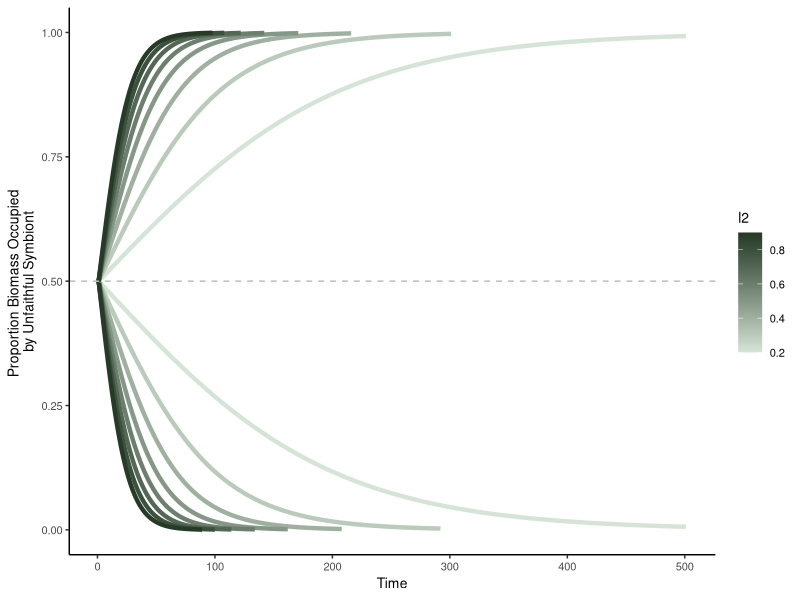
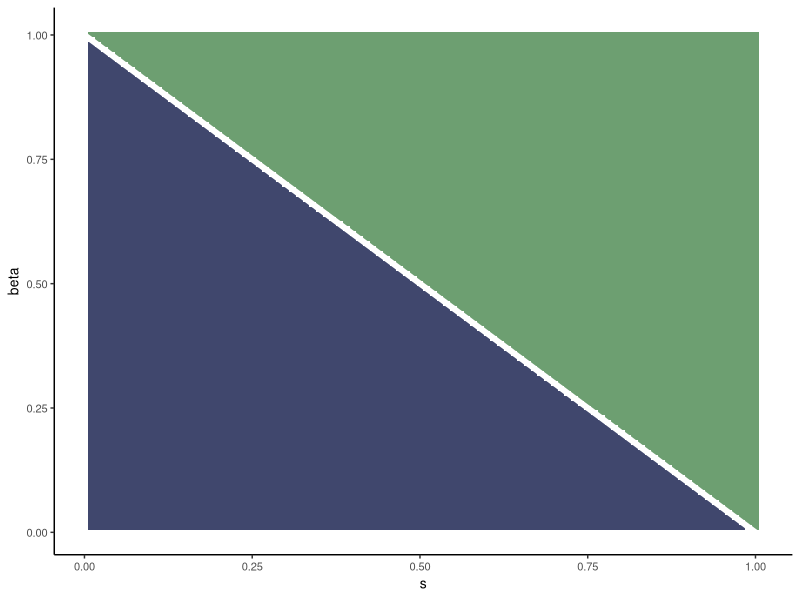
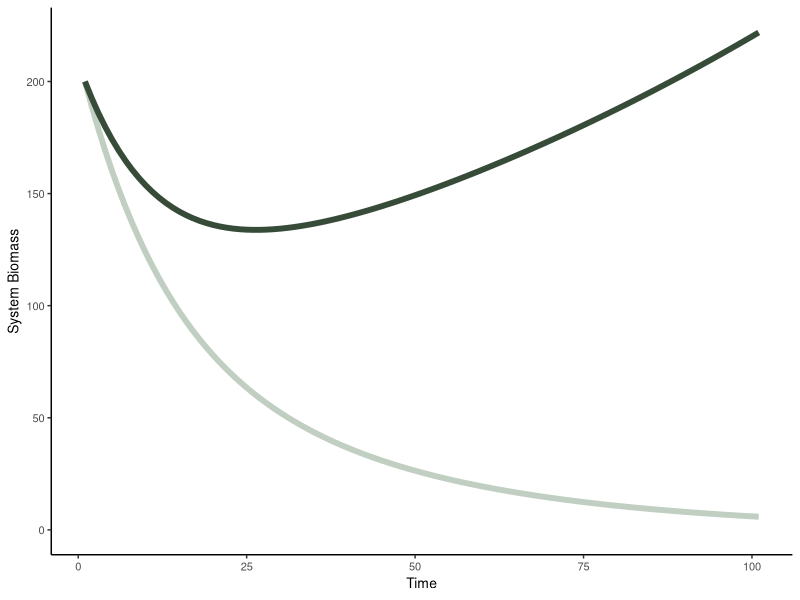
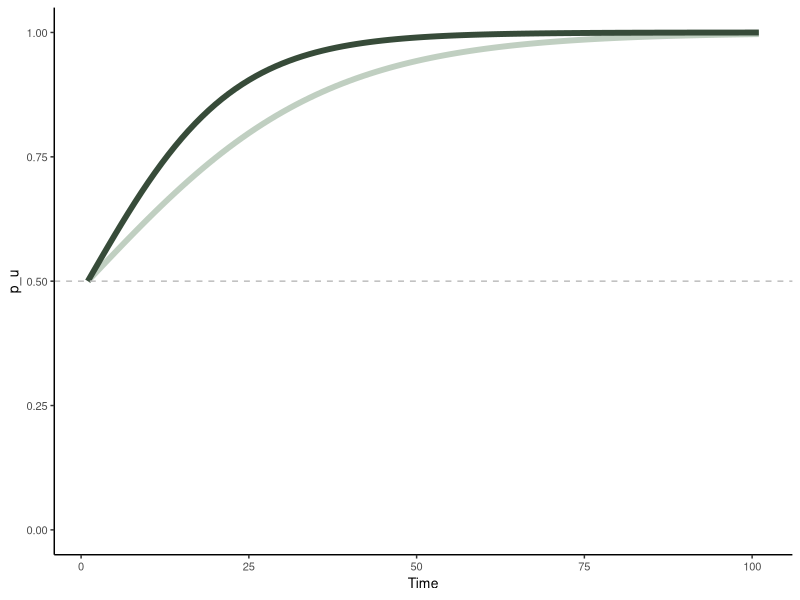
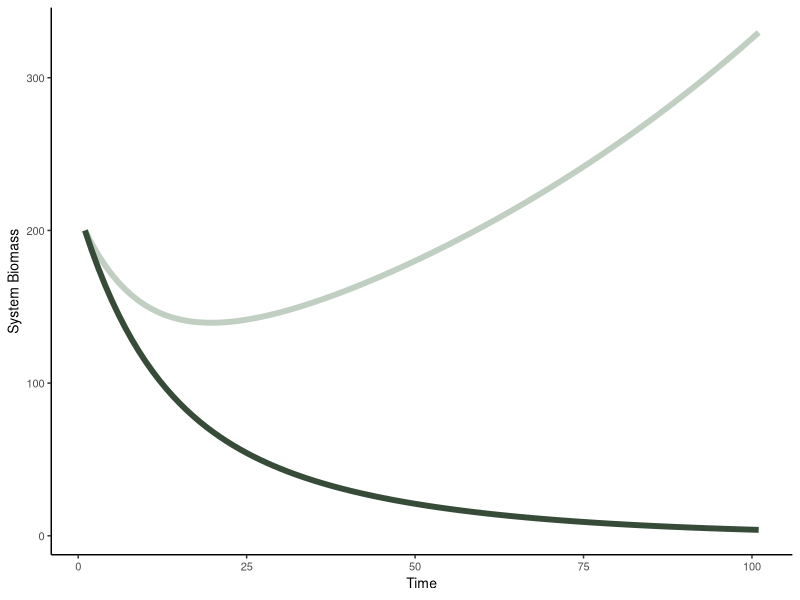
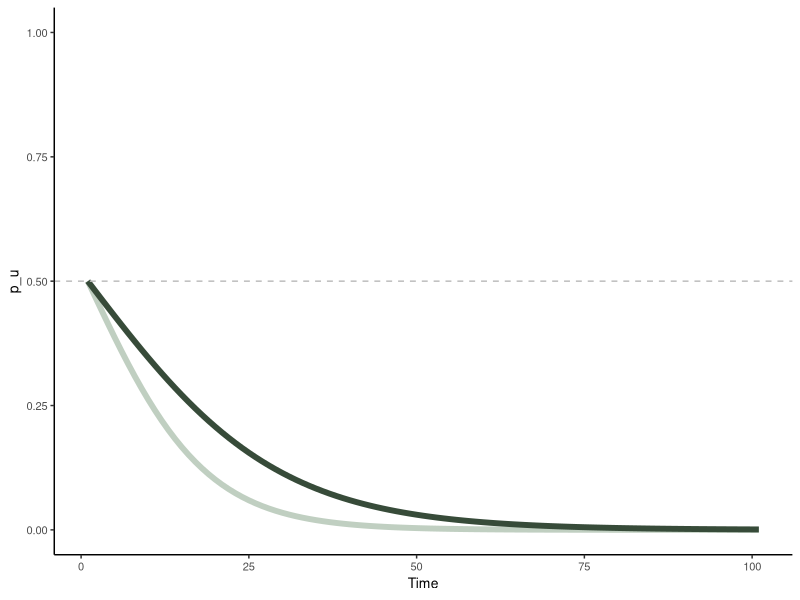
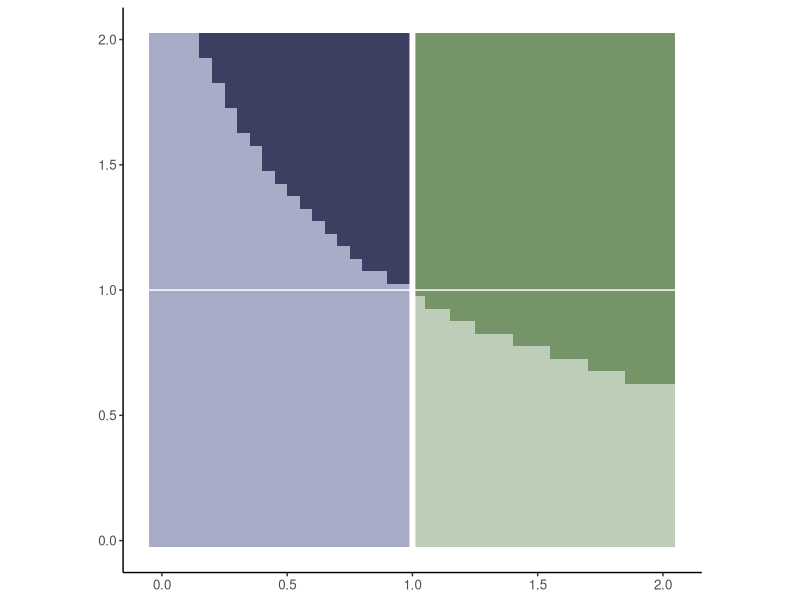
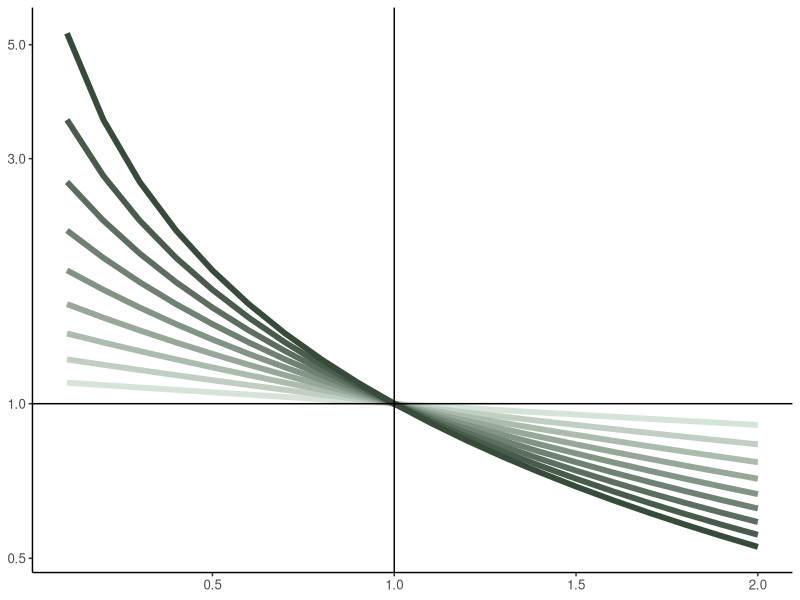

Reproduce these figures in R, in order.
#################################################
####### CREATE PROJECT FIGURES ##################
#################################################
library(tidyverse)


### regardless of leaver rate, s and beta are the only parameters that matter for 
#determining dominance

#stability only depends on whether s + b <= 1


#pair this plot with actual runs with different leaver rates
#GET OVER TIME SYSTEM BEHAVIOR
zoox_trajectory <- function(maxt, P, l1, l2, d, b){
  t = 1 #initial time
  while(t <= maxt){
    p1_t <- as.numeric(P[t,1])
    p2_t <- as.numeric(P[t,2])
    p1_tp1 <- round(p1_t*(1+(l1*(d + b - 1)))/(1+(((l1*p1_t) + (l2*p2_t))*(d + b - 1))), 5)
    p2_tp1 <- round(p2_t*(1+(l2*(d + b - 1)))/(1+(((l1*p1_t) + (l2*p2_t))*(d + b - 1))), 5)
    gr <- (1+(((l1*p1_t) + (l2*p2_t))*(d + b - 1)))
    P <- rbind(P, c(p1_tp1, p2_tp1, gr))
    if(sum(abs(P[t+1,1:2] - P[t,1:2])) < 1e-4){
      break
    }
    if(sum(abs(P[t+1,1:2] - P[t,1:2])) >= 1e-4){
      t = t+1
    }
    
  }
  found <- ifelse(t == (maxt+1), "notfound", "found")
  ss <- c(t, found, P[t,])
  names(ss) <- c("time_to_steady", "found", "p1", "p2", "gr")
  colnames(P) = c("p_stay", "p_leave", "gr_wrong")
  return(P)
}

start = .5
maxt = 500
P <- matrix(0, ncol = 3, nrow = 1)
#rows of P must sum to 1
P[1,1] = start #initial value for type 1
P[1,2] = 1-start #initial value for type 2
s = .5
#b = .5

l1 = .1
out_lowsb = data.frame()

for(b in c(0.6, 0.4)){
for(l2 in seq(.2, .9, .1)){
  temp = data.frame(zoox_trajectory(maxt, P, l1, l2, s, b))
  temp$l1 = l1
  temp$l2 = l2
  temp$s = s
  temp$b = b
  temp$time = 1:nrow(temp)
  out_lowsb = rbind(out_lowsb, temp)
}
}

sb_compare <- out_lowsb %>% ggplot(aes(x = time, y = p_leave, col = l2, group = interaction(l2, b))) + geom_line(lwd = 1.5) + theme_classic() + 
   scale_color_gradient(low = "#D6E4D7", high = "#263A28")+ ylab("Proportion Biomass Occupied \nby Unfaithful Symbiont") + ylim(c(0,1)) + 
  geom_hline(yintercept = 0.5, lty = 'dashed', col = 'grey') + xlab("Time") +   theme(text = element_text(size = 10)) #+scale_color_manual(values = c("#D6E4D7", "#6D9F71","#263A28")) + 

  sb_compare
#ggsave("figures/dominance_compare.png", sb_compare, width = 3.5, height = 3, units = "in")

#gradient scale for leaver color low = "#D6E4D7", high = "#263A28"
svec = seq(.01, 1, .01)
bvec = seq(.01, 1, .01)
viz_sb = data.frame(expand.grid(svec, bvec))
colnames(viz_sb) = c("s", "beta")
viz_sb = viz_sb %>% mutate(sum = s+beta) %>% filter(sum != 1)
#View(viz_sb)
viz_sb = viz_sb %>% mutate(g_t_1 = ifelse(sum >1, 1, 0))

concept_sb <- viz_sb %>% ggplot(aes(x = s, y = beta, fill = as.factor(g_t_1))) + geom_tile() + theme_classic() + 
  scale_fill_manual(values = c("#40476D", "#6D9F71")) + geom_abline(slope = -1, intercept = 1, col = 'white', lwd = 2) + 
  theme(legend.position="none") + theme(text = element_text(size = 10))
concept_sb

#ggsave("figures/conceptual_dominance.png", concept_sb, width = 3, height = 3, units = "in")
  

#######################################
### Think about growth rate ###########
######################################
#represent with biomass equation
biomass_t <- function(maxt, B, l1, l2, vs, vl, bc){
  t = 1 #initial time
  while(t <= maxt){
    b1_t <- as.numeric(B[t,1])
    b2_t <- as.numeric(B[t,2])
    b1_tp1 = ((1-l1)*b1_t*vs) + (l1*b1_t*vl) + l1*b1_t*bc
    b2_tp1 = ((1-l2)*b2_t*vs) + (l2*b2_t*vl) + l2*b2_t*bc
    B <- rbind(B, c(b1_tp1, b2_tp1))
    t = t+1
  }
  colnames(B) = c("B1", "B2")
  return(B)
}

maxt = 100
B <- matrix(0, ncol = 2, nrow = 1)
#rows of P must sum to 1
B[1,1] = 100 #initial value for type 1
B[1,2] = 100 #initial value for type 2

#l1 = 
l1 = .1
vs = .9
vl = .72
bc = .36
s = vl/vs
beta = bc/vs
s
beta

l_high = data.frame(biomass_t(maxt, B, l1, l2 = .6, vs, vl, bc))
l_high$lr = .6
l_high$time = 1:nrow(l_high)
l_low = data.frame(biomass_t(maxt, B, l1, l2 = .4, vs, vl, bc))
l_low$lr = .4
l_low$time = 1:nrow(l_low)
l_compare = rbind(l_high, l_low)

l_summary = l_compare %>% mutate(prop_unfaith = B2/(B1+B2), total_biomass = B1+B2)

#low = "#D6E4D7", high = "#263A28"
library(scales)
cc <- scales::seq_gradient_pal("#D6E4D7", "#263A28", "Lab")(seq(0,1,length.out=10))

gr_dis = l_summary %>% ggplot(aes(x = time, y = total_biomass, group = lr, col = as.factor(lr))) + geom_line(lwd = 2) + 
  scale_color_manual(values = rev(cc[c(9,2)])) + theme_classic() + theme(legend.position = "none") +
  ylab("System Biomass") + xlab("Time")+ ylim(c(0, max(l_summary))) + theme(text = element_text(size = 10))

gr_dis
#ggsave("figures/gr_disparity_leavers_win.png", gr_dis, width = 2, height = 2, units = "in")

gr_dis_prop = l_summary %>% ggplot(aes(x = time, y = prop_unfaith, group = lr, col = as.factor(lr))) + geom_line(lwd = 2) + 
  scale_color_manual(values = rev(cc[c(9,2)])) + theme_classic() + theme(legend.position = "none") +
  ylab("p_u") + xlab("Time")+ 
  ylim(c(0,1)) + geom_hline(yintercept = 0.5, col = "gray", lty = "dashed") + theme(text = element_text(size = 10))
gr_dis_prop
#ggsave("figures/gr_disparity_prop_leaver_wins.png", gr_dis_prop, width = 2, height = 2, units = "in")

#l_summary %>% ggplot(aes(x = time, y = log(total_biomass), group = lr)) + geom_line()

gr_calc <- function(vs, l, s, beta){
  gr_eq = vs*(1+l*(s + beta -1))
  return(gr_eq)
}
gr_calc(vs, l2, s, beta)


##### do it for stayer dominance
maxt = 100
B <- matrix(0, ncol = 2, nrow = 1)
#rows of P must sum to 1
B[1,1] = 100 #initial value for type 1
B[1,2] = 100 #initial value for type 2

#l1 = 
#l1 = .1
l2 = .9 #must be higher than l1
vs = 1.1
vl = .66
bc = .22
s = vl/vs
beta = bc/vs
s
beta

l_high = data.frame(biomass_t(maxt, B, l1 = .6, l2, vs, vl, bc))
l_high$lr = .6
l_high$time = 1:nrow(l_high)
l_low = data.frame(biomass_t(maxt, B, l1= .4, l2, vs, vl, bc))
l_low$lr = .4
l_low$time = 1:nrow(l_low)
l_compare = rbind(l_high, l_low)

l_summary = l_compare %>% mutate(prop_unfaith = B2/(B1+B2), total_biomass = B1+B2)

#low = "#D6E4D7", high = "#263A28"

gr_dis_stay = l_summary %>% ggplot(aes(x = time, y = total_biomass, group = lr, col = as.factor(lr))) + geom_line(lwd = 2) + 
  scale_color_manual(values = rev(cc[c(9,2)])) + theme_classic() + theme(legend.position = "none") +
  ylab("System Biomass") + xlab("Time") + theme(text = element_text(size = 10))
gr_dis_stay

#ggsave("figures/gr_disparity_stayers_win.png", gr_dis_stay, width = 2, height = 2, units = "in")

gr_dis_prop = l_summary %>% ggplot(aes(x = time, y = prop_unfaith, group = lr, col = as.factor(lr))) + geom_line(lwd = 2) + 
  scale_color_manual(values = rev(cc[c(9,2)])) + theme_classic() + theme(legend.position = "none") +
  ylab("p_u") + xlab("Time")+ 
  ylim(c(0,1)) + geom_hline(yintercept = 0.5, col = "gray", lty = "dashed") + theme(text = element_text(size = 10))

gr_dis_prop
#ggsave("figures/gr_disparity_prop_stayers_win.png", gr_dis_prop, width = 2, height = 2, units = "in")

#zoox_trajectory(500, P,  l1 = .8, l2 = .9, d = s, b = beta)
# something is wrong with the biomass calculation?

####### Create a more conceptual figure showing vo, s, b interaction 

#don't need to run it all the way 
gr_calc <- function(vs, l, s, beta){
  gr_eq = vs*(1+l*(s + beta -1))
  return(gr_eq)
}

l_dom = .6
conmat = data.frame()
for(s in seq(0, 1, .05)){
  for(b in seq(0, 1, .05))
    for(vo in seq(0, 2, .05)){
      conmat = rbind(conmat, c(s, b, vo, gr_calc(vo, l_dom, s, b)))
    }
}
colnames(conmat) = c("gamma", "beta", "v_o", "gr")
conmat$gplb = conmat$gamma + conmat$beta
conmat = conmat %>% mutate(livedie = ifelse(gr < 1, "die", "live")) %>% mutate(dominance = ifelse(gplb >1, "sus", "res")) 
congg = conmat %>%filter(gplb != 1) %>% ggplot(aes(x=gplb, y = v_o)) + geom_tile(aes(fill=interaction(dominance, livedie)), width =.1) + theme_classic() + coord_equal() + 
  geom_hline(yintercept = 1, col = 'white') + geom_vline(xintercept = 1, col = 'white', lwd = 2) +
  scale_fill_manual(values = c("#A7ADC6","#BECDB7", "#3B3F61", "#759467")) + theme(legend.position="none", 
                                                                                     text = element_text(size = 12), axis.title.x=element_blank(), axis.title.y=element_blank())
congg
#ggsave("figures/gr_distparity_generalized.png", congg, width = 3, height = 3, units = "in")


#just plot the curve
grow_steady = function(l, gamma, beta){
  g = 1/(1+(l*(gamma+beta-1)))
  return(g)
}

g.df = data.frame()
for(g in seq(0, 1, .1)){
  for(b in seq(0, 1, .1)){
    for(ldom in seq(0, 1, .1)){
      g.df = rbind(g.df, c(g, b, g+b, ldom, grow_steady(ldom, g, b)))
    }
  }
}
colnames(g.df) = c("gamma", "beta", "gplb", "ldom", "vsteady")
g.df =g.df %>% filter(gplb != 0)
cc <- scales::seq_gradient_pal("#D6E4D7", "#263A28", "Lab")(seq(0,1,length.out=10))

grdeplr <- g.df %>% filter(ldom < 1) %>% filter (ldom >0) %>% ggplot(aes(x = gplb, y = vsteady, col = as.factor(ldom), group = ldom)) +
  geom_line(lwd = 2) +
  theme_classic() + geom_vline(xintercept = 1) + geom_hline(yintercept = 1) + scale_color_manual(values = cc) +
  theme(legend.position = "none", text=element_text(size = 12), axis.title.x=element_blank(), axis.title.y=element_blank())  + scale_y_continuous(trans = "log10")
grdeplr
#ggsave("figures/gr_depend_lr.png", grdeplr, width = 3, height = 3, units = "in")


